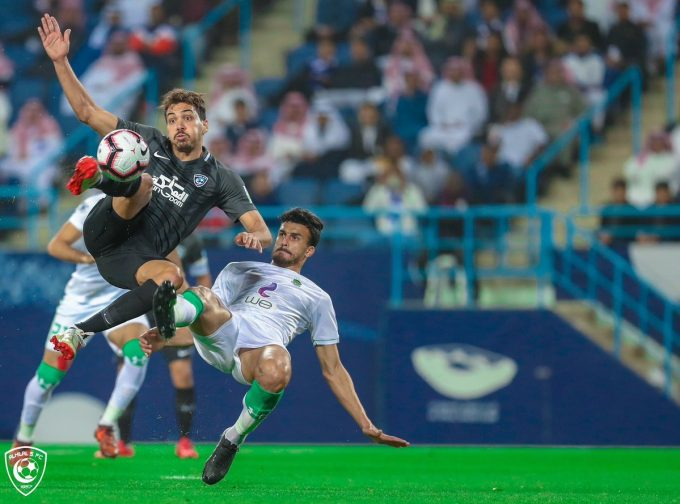
#> input picture ce3.jpg, 680 x 504 px
$ python CannyEdge.py --image ce3.jpg
#> lines starting #> are read from the running program, lines starting #| are printed output that depends on the picture
import numpy as np
import cv2 as cv
import argparse
import matplotlib.pyplot as pt


ap = argparse.ArgumentParser()
ap.add_argument("-i", "--image", required=True, help="Path to img")
args = vars(ap.parse_args())

img = cv.imread(args["image"])
#> img is the input picture: shape (504, 680, 3); mean B, G, R 100.4, 101.9, 69.7
cv.imshow("org", img)

img=cv.cvtColor(img,cv.COLOR_BGR2GRAY)
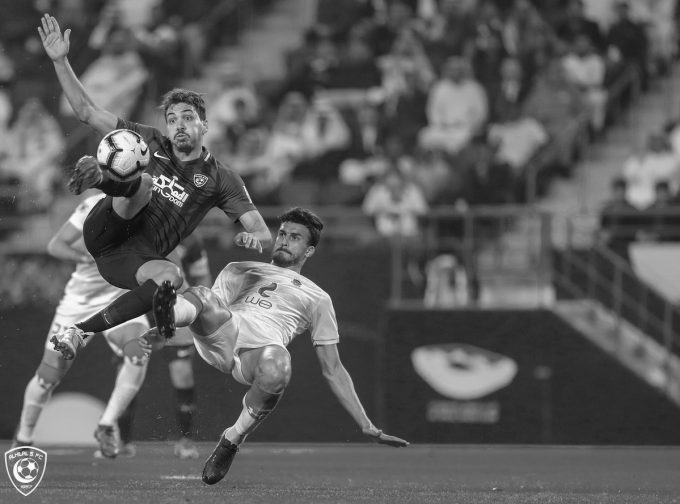
#> img: shape (504, 680); min 5, max 255, mean 92.1
cv.imshow("gray", img)

blurrr=cv.GaussianBlur(img,(5,5),0)
cv.imshow("blured", blurrr)

canny=cv.Canny(blurrr,30,150)
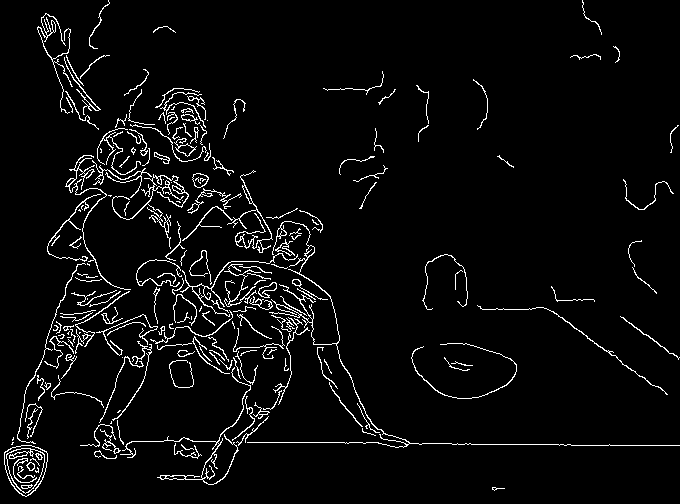
#> canny: shape (504, 680); 4.3% white in thin lines or dots
cv.imshow("canny", canny)
cv.waitKey(0)
